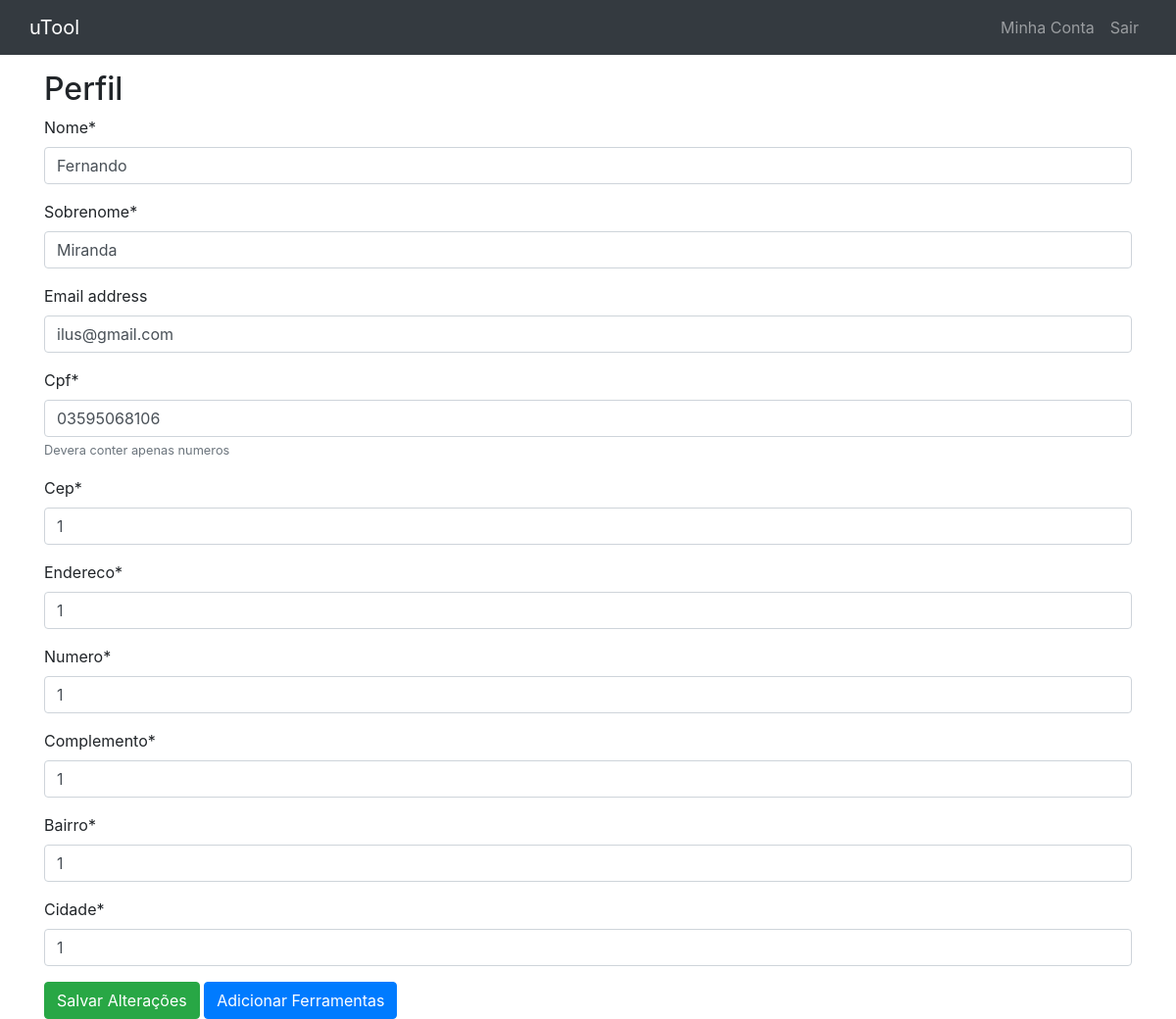
The app's page /profile/ (signed in), older data.
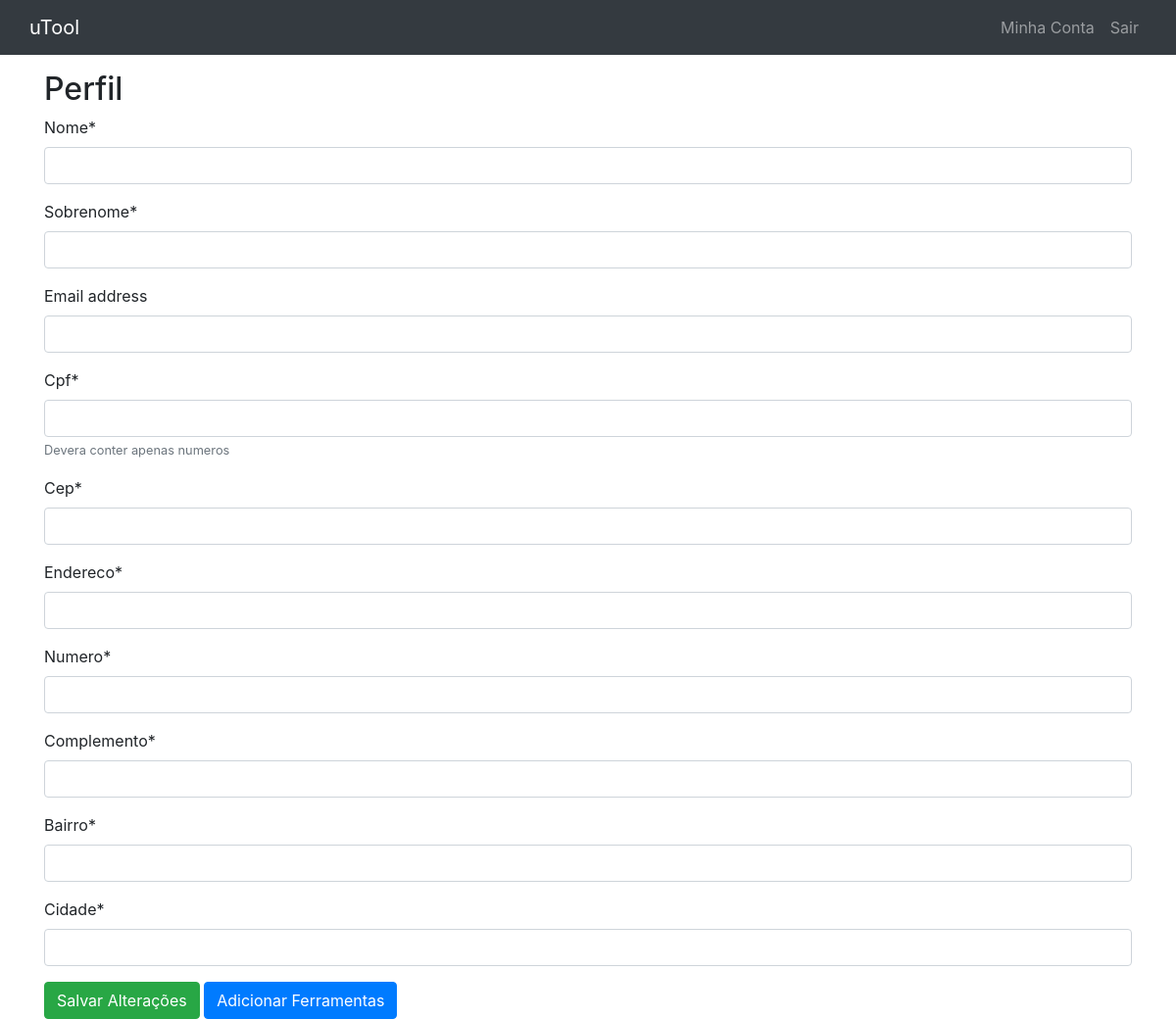
The same page, newer data.
### users/models.py (models this page shows)
class MyUserModel(AbstractUser):
    name = models.CharField(verbose_name="nome", max_length=50, validators=[RegexValidator(regex='[0-9a-zA-Z]{3}[0-9a-zA-Z]*', message='Nome deve conter apenas letras e numeros.', code='erro')])
    surname = models.CharField(verbose_name="sobrenome", max_length=700, validators=[RegexValidator(regex='[0-9a-zA-Z ]{3}[0-9a-zA-Z ]*', message='Sobrenome deve conter apenas letras, numeros e espacos.', code='erro')])
    cpf = models.CharField(max_length=11, help_text='Devera conter apenas numeros', unique=True, validators=[validate_cpf])
    adress = models.CharField(verbose_name="endereco", max_length=50)
    number = models.CharField(verbose_name="numero", max_length=5, validators=[RegexValidator(regex='[0-9]+', message='Deve conter apenas numeros maiores que 0', code='erro')])
    complement = models.CharField(verbose_name="complemento", max_length=30)
    district = models.CharField(verbose_name="bairro", max_length=30)
    zip_code = models.CharField(verbose_name="cep", max_length=8)
    city = models.CharField(verbose_name="cidade", max_length=30)
    state = models.CharField(
        verbose_name="estado",
        max_length=2,
        default='DF',
    )
    first_name = False
    last_name = False
    REQUIRED_FIELDS = []

### users/views.py (the view, shortened to what this page needs)
# urls.py: path('', ProfilePageView.as_view(), name='profile'),
class ProfilePageView(generic.UpdateView):
    model = MyUserModel
    template_name = 'account/profile.html'
    success_url = reverse_lazy('users:profile')
    fields = ['name', 'surname', 'email', 'cpf', 'zip_code','adress', 'number', 'complement', 'district', 'city',]
    def get_object(self):
        return self.request.user

### templates/account/profile.html (shortened to what this page needs)
{% extends 'base.html' %}
{% load crispy_forms_tags %}
{% block content %}
    <h2>Perfil</h2>
    <form method="post">
        {{ form|crispy }}
        <button class="btn btn-success" type="submit">Salvar Alterações</button>
        <a class="btn btn-primary" href="{% url 'tools:new_tool' %}">Adicionar Ferramentas</a>
    </form>
{% endblock %}

Row changes from the older to the newer data that the page shows:
changed MyUserModel: name "Fernando" → (not shown); surname "Miranda" → (not shown); email "ilus@gmail.com" → (not shown); cpf "03595068106" → (not shown); zip_code "1" → (not shown); adress "1" → (not shown); number "1" → (not shown); complement "1" → (not shown); district "1" → (not shown); city "1" → (not shown)
